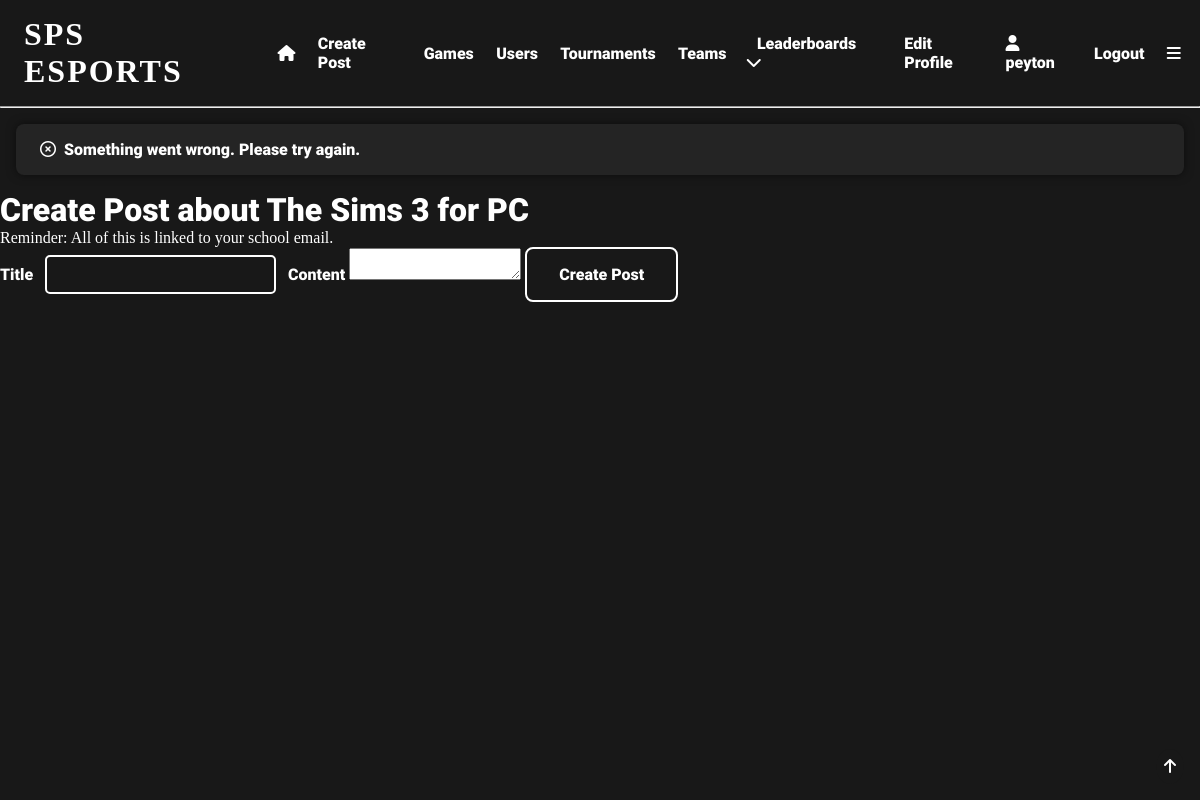
Screenshot of /game_post/84 (signed in) with the database file from the repository.
### app/models.py (models this page shows, shortened)
class User(UserMixin, db.Model):
    user_id = db.Column(db.Integer, primary_key=True)
    username = db.Column(db.String(64), index=True, unique=True)
    email = db.Column(db.String(120), index=True, unique=True)
    password_hash = db.Column(db.String(128), nullable=False)
    pfp = db.Column(db.String(140))
    user_bio = db.Column(db.String(140), default='New to SPS eSports!!!')
    pronouns = db.Column(db.String(64), nullable=True)
    skill_level = db.Column(db.String(64), default='Unsure')
    role = db.Column(db.String(64))
    grade = db.Column(db.String(64), nullable=True)
    availability = db.Column(db.String(140), default='Unsure')
    teams = db.relationship('Teams', back_populates='user')
    team_users = db.relationship('TeamUsers', back_populates='user')
    posts = db.relationship('Posts', back_populates='user')
    likes = db.relationship('Likes', back_populates='user')
    tournaments = db.relationship('Tournaments', back_populates='user')
    favourite_games = db.relationship('FavouriteGames', back_populates='user')
    tournament_users = db.relationship('TournamentUsers', back_populates='user')
    comments = db.relationship('Comments', back_populates='user')
    matches = db.relationship('Matches', back_populates='user')
    match_users = db.relationship('MatchUsers', back_populates='user')
    following = db.relationship('Following', backref='user', foreign_keys='Following.user_id')
    followed = db.relationship('Following', foreign_keys='Following.following_id')

class Games(db.Model):
    game_id = db.Column(db.Integer, primary_key=True, index=True, unique=True, nullable=False)
    game_title = db.Column(db.String(64), index=True, nullable=False)
    platform = db.Column(db.String(64), index=True)
    year = db.Column(db.Integer, index=True)
    genre = db.Column(db.String(64), index=True)
    publisher = db.Column(db.String(64), index=True)
    global_sales = db.Column(db.Float, index=True)
    sales_ranking = db.Column(db.Integer, index=True)
    favourite_games = db.relationship('FavouriteGames', back_populates='game')

### app/routes.py (the view)
@app.route('/game_post/<game_id>', methods=['GET', 'POST'])
@login_required
def game_post(game_id):
    game = Games.query.filter_by(game_id=game_id).first_or_404()
    form = PostForm()
    if form.validate_on_submit():
        post_title = form.post_title.data
        post_content = form.post_content.data
        post_type = game.game_title + ' for ' + game.platform
        post_date = dt.datetime.now()
        user_id = current_user.user_id
        post = Posts(post_title=post_title, post_content=post_content, post_date=post_date, post_type=post_type, user_id=user_id)
        db.session.add(post)
        db.session.commit()
        flash('Post created successfully')
        return redirect(url_for('game', game_id=game_id))
    else:
        flash('Something went wrong. Please try again.')
    return render_template('game_post.html', title="Create Post", form=form, game=game)

### app/forms.py
class PostForm(FlaskForm):
    post_title = StringField('Post Title', validators=[DataRequired()])
    post_content = StringField('Post Content', validators=[DataRequired()])
    post_type = SelectField('Post Topic', choices=POST_TOPIC_CHOICES)
    submit = SubmitField('Post')

### app/models.py (called while the page is built)
@login.user_loader
def load_user(user_id):
    return User.query.get(int(user_id))  # returns the user id as an integer

### app/templates/game_post.html (shortened to what this page needs)
{% extends 'base.html' %}
{% block content %}
    <h1>Create Post about {{game.game_title}} for {{game.platform}}</h1>
    <p>Reminder: All of this is linked to your school email.</p>
    <form method="POST" action="{{ url_for('game_post', game_id=game.game_id) }}">
      <label for="post_title">Title</label>
      <input type="text" name="post_title" id="post_title" required>
      <label for="post_content">Content</label>
      <textarea name="post_content" id="post_content" required></textarea>
      <input type="submit" value="Create Post">
    </form>
{% endblock %}

### app/templates/base.html (shortened to what this page needs)
<!DOCTYPE html>
<html lang="en">
<head>
    <link rel="stylesheet" href="{{ url_for('static', filename='css/styles.css') }}">
</head>
<body>
  <div id="top" class="header">
      {% if current_user.is_anonymous %}
        <h1 onclick="location.href='login'">SPS ESPORTS</h1>
        <a href="{{ url_for('login') }}">Login</a>
        <a href="{{ url_for('register') }}">Register</a>
      {% else %}
        <h1 onclick="location.href='{{url_for('index')}}'">SPS ESPORTS</h1>
        <a href="{{ url_for('index') }}"><i class="fa-solid fa-house"></i></a>
        <a href="{{ url_for('create_post') }}">Create Post</a>
        <a href="{{ url_for('search') }}">Games</a>
        <a href="{{ url_for('user_search') }}">Users</a>
        <a href="{{ url_for('tournament_search') }}">Tournaments</a>
        <a href="{{url_for('team_search')}}">Teams</a>
        <div class="expand">
            <div class="expand-button">
                <a href="javascript:showDropdown()">Leaderboards  <i class="fa-solid fa-chevron-down"></i></a>
            </div>
        </div>
        <a href="{{ url_for('edit_profile') }}">Edit Profile</a>
        <a href="{{ url_for('user', username=current_user.username) }}"><i class="fa-solid fa-user"></i>   {{current_user.username}}</a>
        <a href="{{ url_for('logout') }}">Logout</a>
        <a href="javascript:navBar()"><i class="fa-solid fa-bars"></i></a>
      {% endif %}
  </div>
    <hr>
  {% with messages = get_flashed_messages() %}
  {% if messages %}
    {% for message in messages %}
        <div class="flash">
            <a href="javascript:closeFlash()"><i class="fa-regular fa-circle-xmark"></i></a>
            {{message}}
        </div>
    {% endfor %}
  {% endif %}
  {% endwith %}
  <div class="topbutton">
    <a href="#top"><i class="fa-solid fa-arrow-up"></i></a>
  </div>
{% block content %} {% endblock %}
</body>
</html>

### app/static/css/styles.css (style rules this page uses)
* { margin: 0; padding: 0; box-sizing: border-box; scroll-behavior: smooth; scrollbar-width: thin; scrollbar-color: white var(--bg); }
body { background: var(--bg); color: white; }
:root { --accent: #e81c29; --bg: #181818; --bg2: #282828; --lightbg: rgba(255,255,255,0.05); }
.flash { display: flex; font-family: 'Roboto'; font-size: 1em; padding: 1em; margin: 1em; border-radius: 0.5em; background-color: var(--lightbg); box-shadow: 0 0 10px 0 rgba(0,0,0,0.5); }
.flash a { color: white; padding: 0 0.5em; }
.header { display:flex; align-items: center; padding: 1em 0.5em; }
.header a { padding: 0em 0.7em; font-family: 'Roboto'; font-size: 1em; text-decoration: none; transition: 0.5s; position: relative; transition: 0.3s; color: white; }
.header a::before { content: ''; position: absolute; width: 100%; height: 2px; left: 0; bottom: -2px; background-color: var(--accent); transform-origin: right; transform: scaleX(0); transition: transform 0.3s; }
.header h1 { box-shadow: inset 0 0 0 0 var(--bg); font-family: 'Nausea'; letter-spacing: 2px; padding: 0 0.5em; position: relative; transition: color 0.3s ease-in-out, box-shadow 0.3s ease-in-out; }
.expand { font-family: 'Roboto'; padding: 0.5em; position: relative; }
h1 { font-family: 'Roboto'; font-size: 2em; }
.topbutton { position: fixed; bottom: 1em; right: 1em; padding: 0.5em; border-radius: 50%; background-color: var(--bg); color: white; font-family: 'Roboto'; font-size: 1em; transition: 0.5s; }
a { color: white; text-decoration: none; transition: 0.5s; padding: 0.5em 0; position: relative; font-family: 'Roboto'; }
a::before { content: ''; position: absolute; width: 100%; height: 2px; left: 0; bottom: -2px; background-color: var(--accent); transform-origin: right; transform: scaleX(0); transition: transform 0.3s; }
[type="submit"] { padding: 1em 2em; transition: 0.5s; border: 2px solid white; border-radius: 0.5em; background-color: var(--bg); color: white; font-family: 'Roboto'; font-size: 1em; }
input[type="text"] { padding: 0.5em; margin: 0.5em; border: 2px solid white; border-radius: 5px; background-color: var(--bg); color: white; font-family: 'Roboto'; font-size: 1em; }
label { font-family: 'Roboto'; font-size: 1em; }

### rows the page displays
User: username "peyton"
Games: game_title "The Sims 3", platform "PC"

### other values shown
{{ message }} "Something went wrong. Please try again."
